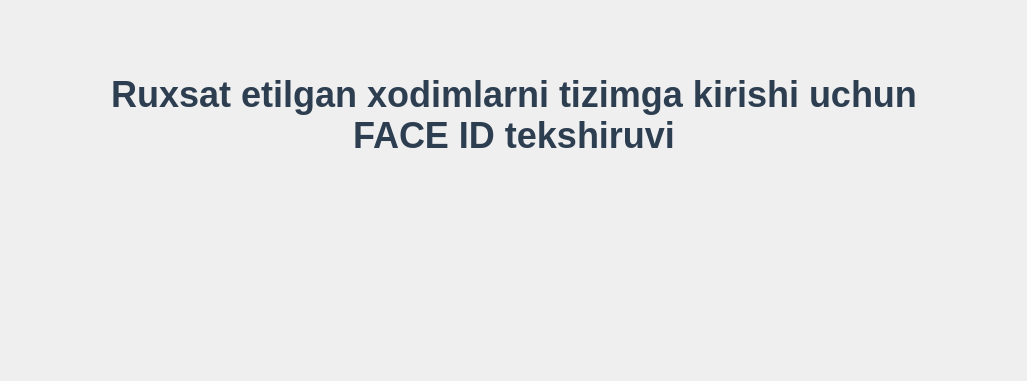
      <widget class="QWidget" name="page_home">
       <layout class="QGridLayout" name="gridLayout_5">
        <item row="1" column="4">
         <spacer name="horizontalSpacer_6">
          <property name="orientation">
           <enum>Qt::Horizontal</enum>
          </property>
          <property name="sizeHint" stdset="0">
           <size>
            <width>99</width>
            <height>20</height>
           </size>
          </property>
         </spacer>
        </item>
        <item row="1" column="0">
         <spacer name="horizontalSpacer_5">
          <property name="orientation">
           <enum>Qt::Horizontal</enum>
          </property>
          <property name="sizeHint" stdset="0">
           <size>
            <width>100</width>
            <height>20</height>
           </size>
          </property>
         </spacer>
        </item>
        <item row="0" column="3">
         <spacer name="verticalSpacer_11">
          <property name="orientation">
           <enum>Qt::Vertical</enum>
          </property>
          <property name="sizeType">
           <enum>QSizePolicy::Preferred</enum>
          </property>
          <property name="sizeHint" stdset="0">
           <size>
            <width>20</width>
            <height>63</height>
           </size>
          </property>
         </spacer>
        </item>
        <item row="2" column="3">
         <spacer name="verticalSpacer_10">
          <property name="orientation">
           <enum>Qt::Vertical</enum>
          </property>
          <property name="sizeType">
           <enum>QSizePolicy::Preferred</enum>
          </property>
          <property name="sizeHint" stdset="0">
           <size>
            <width>20</width>
            <height>62</height>
           </size>
          </property>
         </spacer>
        </item>
        <item row="1" column="1" colspan="3">
         <layout class="QVBoxLayout" name="verticalLayout_4">
          <item>
           <widget class="QLabel" name="label_org">
            <property name="font">
             <font>
              <pointsize>-1</pointsize>
              <weight>75</weight>
              <bold>true</bold>
             </font>
            </property>
            <property name="mouseTracking">
             <bool>true</bool>
            </property>
            <property name="styleSheet">
             <string notr="true">QLabel {
    color: #2c3e50;
    font-size: 36px;
    font-weight: bold;
}</string>
            </property>
            <property name="frameShape">
             <enum>QFrame::NoFrame</enum>
            </property>
            <property name="frameShadow">
             <enum>QFrame::Plain</enum>
            </property>
            <property name="text">
             <string>Ruxsat etilgan xodimlarni tizimga kirishi uchun
FACE ID tekshiruvi</string>
            </property>
            <property name="scaledContents">
             <bool>true</bool>
            </property>
            <property name="alignment">
             <set>Qt::AlignCenter</set>
            </property>
            <property name="wordWrap">
             <bool>false</bool>
            </property>
            <property name="margin">
             <number>5</number>
            </property>
           </widget>
          </item>
          <item>
           <spacer name="verticalSpacer_12">
            <property name="orientation">
             <enum>Qt::Vertical</enum>
            </property>
            <property name="sizeType">
             <enum>QSizePolicy::Preferred</enum>
            </property>
            <property name="sizeHint" stdset="0">
             <size>
              <width>20</width>
              <height>100</height>
             </size>
            </property>
           </spacer>
          </item>
          <item>
           <layout class="QHBoxLayout" name="horizontalLayout_2">
            <item>
             <widget class="QLabel" name="label_face">
              <property name="enabled">
               <bool>true</bool>
              </property>
              <property name="sizePolicy">
               <sizepolicy hsizetype="Preferred" vsizetype="Preferred">
                <horstretch>0</horstretch>
                <verstretch>0</verstretch>
               </sizepolicy>
              </property>
              <property name="font">
               <font>
                <family>Calibri</family>
               </font>
              </property>
              <property name="frameShape">
               <enum>QFrame::NoFrame</enum>
              </property>
              <property name="frameShadow">
               <enum>QFrame::Sunken</enum>
              </property>
              <property name="text">
               <string/>
              </property>
              <property name="pixmap">
               <pixmap>:/resources/images/img1.jpg</pixmap>
              </property>
              <property name="scaledContents">
               <bool>true</bool>
              </property>
              <property name="alignment">
               <set>Qt::AlignCenter</set>
              </property>
              <property name="margin">
               <number>10</number>
              </property>
             </widget>
            </item>
            <item>
             <spacer name="horizontalSpacer_14">
              <property name="orientation">
               <enum>Qt::Horizontal</enum>
              </property>
              <property name="sizeHint" stdset="0">
               <size>
                <width>40</width>
                <height>20</height>
               </size>
              </property>
             </spacer>
            </item>
            <item>
             <widget class="QLabel" name="label_9">
              <property name="sizePolicy">
               <sizepolicy hsizetype="Fixed" vsizetype="Fixed">
                <horstretch>0</horstretch>
                <verstretch>0</verstretch>
               </sizepolicy>
              </property>
              <property name="maximumSize">
               <size>
                <width>600</width>
                <height>500</height>
               </size>
              </property>
              <property name="frameShape">
               <enum>QFrame::NoFrame</enum>
              </property>
              <property name="frameShadow">
               <enum>QFrame::Raised</enum>
              </property>
              <property name="text">
               <string/>
              </property>
              <property name="pixmap">
               <pixmap>:/resources/images/login4x.png</pixmap>
              </property>
              <property name="scaledContents">
               <bool>true</bool>
              </property>
             </widget>
            </item>
           </layout>
          </item>
          <item>
           <widget class="QLabel" name="label_response">
            <property name="font">
             <font>
              <family>Calibri</family>
              <pointsize>12</pointsize>
             </font>
            </property>
            <property name="text">
             <string/>
            </property>
            <property name="scaledContents">
             <bool>true</bool>
            </property>
            <property name="alignment">
             <set>Qt::AlignCenter</set>
            </property>
           </widget>
          </item>
         </layout>
        </item>
       </layout>
      </widget>
